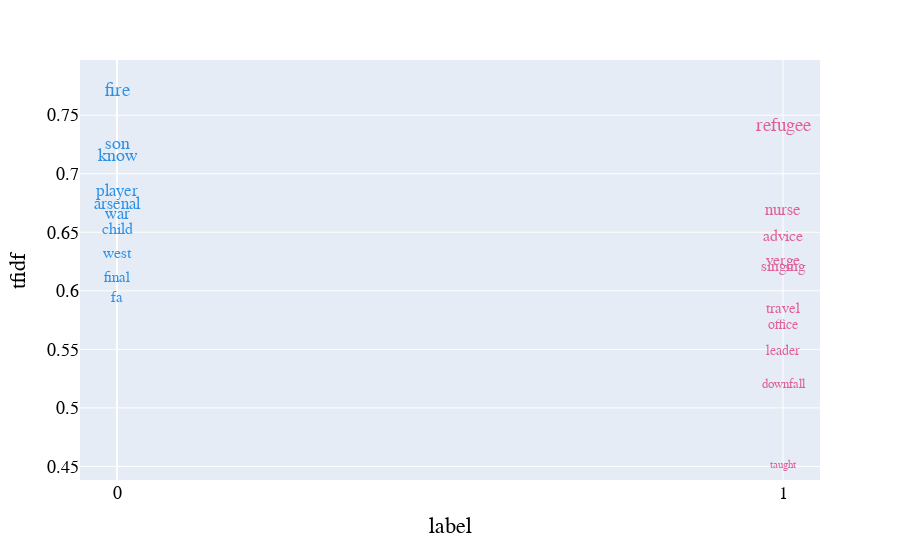

Source (notebook cell):
### Code cell
visualize_clusters(viz_data)

### Figure 1 — Plotly figure (JSON) as saved in the notebook; plotly's stock layout.template omitted (floating-point values rounded to 4 significant figures)
{"data": [{"customdata": [["final"], ["west"], ["son"], ["arsenal"], ["war"], ["child"], ["player"], ["fa"], ["fire"], ["know"], ["leader"], ["taught"], ["advice"], ["singing"], ["travel"], ["office"], ["downfall"], ["verge"], ["refugee"], ["nurse"]], "hovertemplate": "label=%{marker.color}<br>tfidf=%{y}<br>word=%{customdata[0]}<extra></extra>", "legendgroup": "", "marker": {"color": [0, 0, 0, 0, 0, 0, 0, 0, 0, 0, 1, 1, 1, 1, 1, 1, 1, 1, 1, 1], "coloraxis": "coloraxis", "symbol": "circle"}, "mode": "text", "name": "", "orientation": "v", "showlegend": false, "text": ["final", "west", "son", "arsenal", "war", "child", "player", "fa", "fire", "know", "leader", "taught", "advice", "singing", "travel", "office", "downfall", "verge", "refugee", "nurse"], "textfont": {"color": ["#2E91E5", "#2E91E5", "#2E91E5", "#2E91E5", "#2E91E5", "#2E91E5", "#2E91E5", "#2E91E5", "#2E91E5", "#2E91E5", "#E15F99", "#E15F99", "#E15F99", "#E15F99", "#E15F99", "#E15F99", "#E15F99", "#E15F99", "#E15F99", "#E15F99"], "size": [15.43, 15.96, 18.32, 17.03, 16.79, 16.48, 17.31, 15.0, 19.48, 18.07, 13.86, 11.41, 16.33, 15.67, 14.77, 14.41, 13.14, 15.8, 18.72, 16.89]}, "textposition": "bottom center", "type": "scatter", "x": [0, 0, 0, 0, 0, 0, 0, 0, 0, 0, 1, 1, 1, 1, 1, 1, 1, 1, 1, 1], "xaxis": "x", "y": [0.6172, 0.6384, 0.7327, 0.681, 0.6717, 0.6593, 0.6923, 0.6, 0.7792, 0.7226, 0.5545, 0.4564, 0.6531, 0.6267, 0.5908, 0.5763, 0.5255, 0.6322, 0.7488, 0.6755], "yaxis": "y"}], "layout": {"coloraxis": {"colorbar": {"title": {"text": "label"}}, "colorscale": [[0, "#0d0887"], [0.1111, "#46039f"], [0.2222, "#7201a8"], [0.3333, "#9c179e"], [0.4444, "#bd3786"], [0.5556, "#d8576b"], [0.6667, "#ed7953"], [0.7778, "#fb9f3a"], [0.8889, "#fdca26"], [1, "#f0f921"]]}, "font": {"color": "black", "family": "Courier New, monospace", "size": 18}, "legend": {"tracegroupgap": 0}, "margin": {"t": 60}, "xaxis": {"anchor": "y", "domain": [0, 1], "dtick": 1, "tick0": 0, "tickmode": "linear", "title": {"text": "label"}}, "yaxis": {"anchor": "x", "domain": [0, 1], "dtick": 0.05, "tick0": 0, "tickmode": "linear", "title": {"text": "tfidf"}}}}
